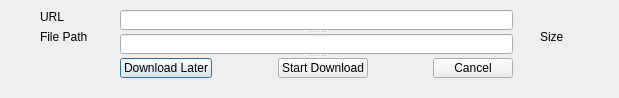
<?xml version="1.0" encoding="UTF-8"?>
<ui version="4.0">
 <class>DownloadInfoDialog</class>
 <widget class="QDialog" name="DownloadInfoDialog">
  <property name="geometry">
   <rect>
    <x>0</x>
    <y>0</y>
    <width>619</width>
    <height>98</height>
   </rect>
  </property>
  <property name="windowTitle">
   <string>Dialog</string>
  </property>
  <widget class="QSplitter" name="splitter">
   <property name="geometry">
    <rect>
     <x>120</x>
     <y>10</y>
     <width>393</width>
     <height>68</height>
    </rect>
   </property>
   <property name="orientation">
    <enum>Qt::Vertical</enum>
   </property>
   <widget class="QLineEdit" name="url"/>
   <widget class="QLineEdit" name="filePath"/>
   <widget class="QWidget" name="layoutWidget">
    <layout class="QHBoxLayout" name="horizontalLayout">
     <item>
      <widget class="QPushButton" name="downloadLater">
       <property name="text">
        <string>Download Later</string>
       </property>
      </widget>
     </item>
     <item>
      <spacer name="horizontalSpacer">
       <property name="orientation">
        <enum>Qt::Horizontal</enum>
       </property>
       <property name="sizeHint" stdset="0">
        <size>
         <width>38</width>
         <height>19</height>
        </size>
       </property>
      </spacer>
     </item>
     <item>
      <widget class="QPushButton" name="startDownload">
       <property name="text">
        <string>Start Download</string>
       </property>
      </widget>
     </item>
     <item>
      <spacer name="horizontalSpacer_2">
       <property name="orientation">
        <enum>Qt::Horizontal</enum>
       </property>
       <property name="sizeHint" stdset="0">
        <size>
         <width>40</width>
         <height>20</height>
        </size>
       </property>
      </spacer>
     </item>
     <item>
      <widget class="QPushButton" name="cancel">
       <property name="text">
        <string>Cancel</string>
       </property>
      </widget>
     </item>
    </layout>
   </widget>
  </widget>
  <widget class="QWidget" name="layoutWidget">
   <property name="geometry">
    <rect>
     <x>40</x>
     <y>10</y>
     <width>130</width>
     <height>92</height>
    </rect>
   </property>
   <layout class="QFormLayout" name="formLayout">
    <item row="0" column="0">
     <widget class="QLabel" name="label">
      <property name="text">
       <string>URL</string>
      </property>
     </widget>
    </item>
    <item row="1" column="0">
     <widget class="QLabel" name="label_2">
      <property name="text">
       <string>File Path</string>
      </property>
     </widget>
    </item>
   </layout>
  </widget>
  <widget class="QLabel" name="size">
   <property name="geometry">
    <rect>
     <x>540</x>
     <y>30</y>
     <width>57</width>
     <height>14</height>
    </rect>
   </property>
   <property name="text">
    <string>Size</string>
   </property>
  </widget>
 </widget>
 <resources/>
 <connections>
  <connection>
   <sender>cancel</sender>
   <signal>clicked()</signal>
   <receiver>DownloadInfoDialog</receiver>
   <slot>close()</slot>
   <hints>
    <hint type="sourcelabel">
     <x>481</x>
     <y>67</y>
    </hint>
    <hint type="destinationlabel">
     <x>526</x>
     <y>86</y>
    </hint>
   </hints>
  </connection>
 </connections>
</ui>
